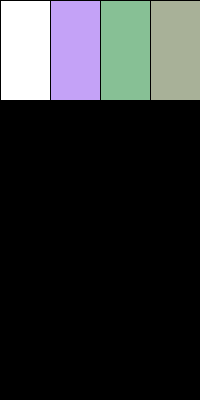
Frame 1 (no input)
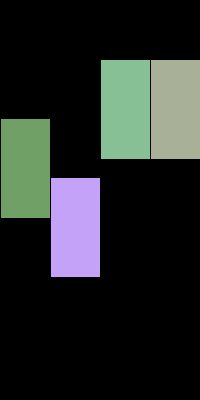
Frame 60 (the mouse pressed at the canvas centre just before this capture)
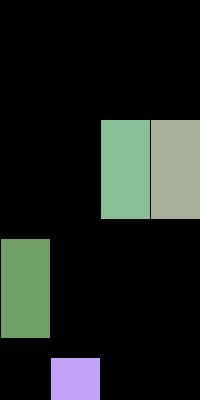
Frame 120 (the mouse held since frame 60 and released just before this capture)

The Processing sketch that drew these frames (run headless with seeded random() and noise(); from frame 60 on, the mouse is pressed at the canvas centre):

// Processing sketch: guitarhero_array
// ── guitarhero_array.pde
Bloco[] blocos = new Bloco[4];

void setup(){
  
size (200, 400);

// para grandes quantidades
//for (int i=0; i < blocos.length; i++){
// blocos[i]= new Bloco(); 
//}

blocos[0]= new Bloco(); 
blocos[1]= new Bloco(); 
blocos[2]= new Bloco(); 
blocos[3]= new Bloco(); 


blocos[0].velocidade=2;  
blocos[1].velocidade=3; 
blocos[2].velocidade=1; 
blocos[3].velocidade=1; 
}

void draw (){

background(0,0,0);
blocos[0].cria(0);
blocos[1].cria(50);
blocos[2].cria(100);
blocos[3].cria(150);

blocos[0].cai();
blocos[1].cai();
blocos[2].cai();
blocos[3].cai();


if (keyPressed){
  if (key == 'a' ){  
    blocos[0].destroy();
  }

  if (key == 's' ){  
    blocos[1].destroy();
  }

  if (key == 'd' ){  
    blocos[2].destroy();
  }

  if (key == 'f' ){  
    blocos[3].destroy();
  }

}

  
}
// ── blocos.pde
class Bloco{
float pos_x;
float pos_y;
float largura= 50;
float altura=100;
float velocidade=1;
color cor = color(random(100,250), random(150,200), random(100,255));
 
void cria(float pos_x){
  rect(pos_x,pos_y,largura,altura);
  fill(cor);
 }
 
 void cai(){
 pos_y = pos_y + velocidade;
 if (pos_y > 400){
   textSize(30);
   fill(255);
   text ("Game Over",20,150);
   }
 }
 
void destroy(){
 pos_y=-100; 
 fill(color(random(100,250), random(150,200), random(100,255)));
  
}
  
  
  
}
